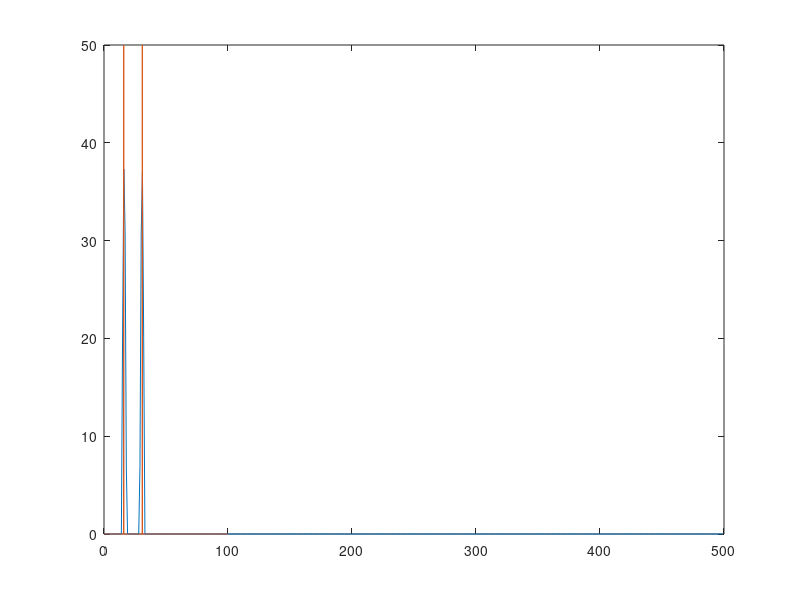

Source code (MATLAB):
clear all
% file name 
    load ('twospike_25_500_1e-06_150.mat')
% I equals to the iteration number
    I = 1 ;
    T =500;
    N = 1000;
% dz0 equals to that in supperresolutionFunction.m
    dz0 = 0.1e-6;
 % self-defined grid. 8.568e-6 is grid defined by Fourier relationship
    dz =1e-6;
    z_range = (N - 1) * 1 * dz0;
    Original_z = linspace(0, z_range, N) * 1e6;
    Reconstructed_z = linspace(0, dz * (T-1), T) * 1e6;
    for i = 1:I
    figure; plot( Reconstructed_z, abs(result(1, 1:T, i)))
    hold on; plot( Original_z, abs(result(2, :, i)) / 2)
    end
